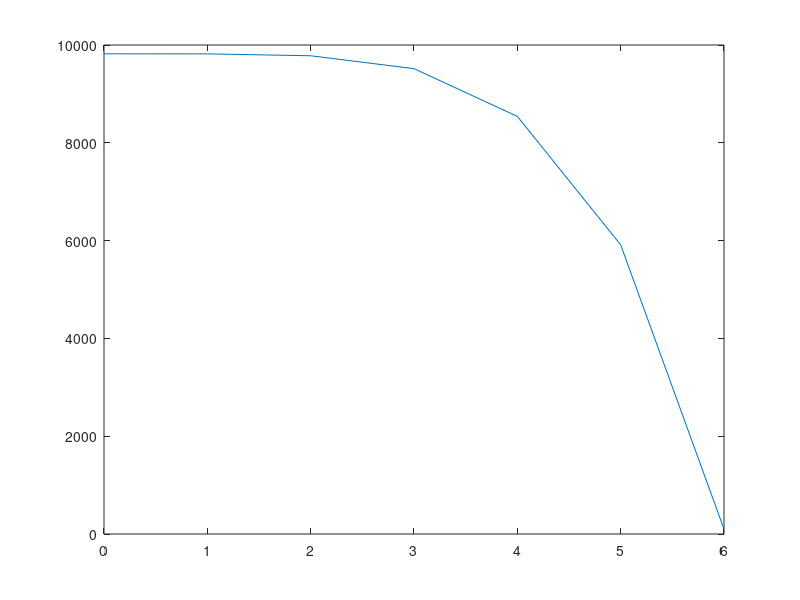

The MATLAB script that drew this image:
clear;
clc;

fileID = fopen('exactSoln.csv','r','n');
solnData = cell2mat(textscan(fileID,'%f%f', 'Delimiter', ','));
fclose(fileID);

plot(solnData(:,1), solnData(:,2))